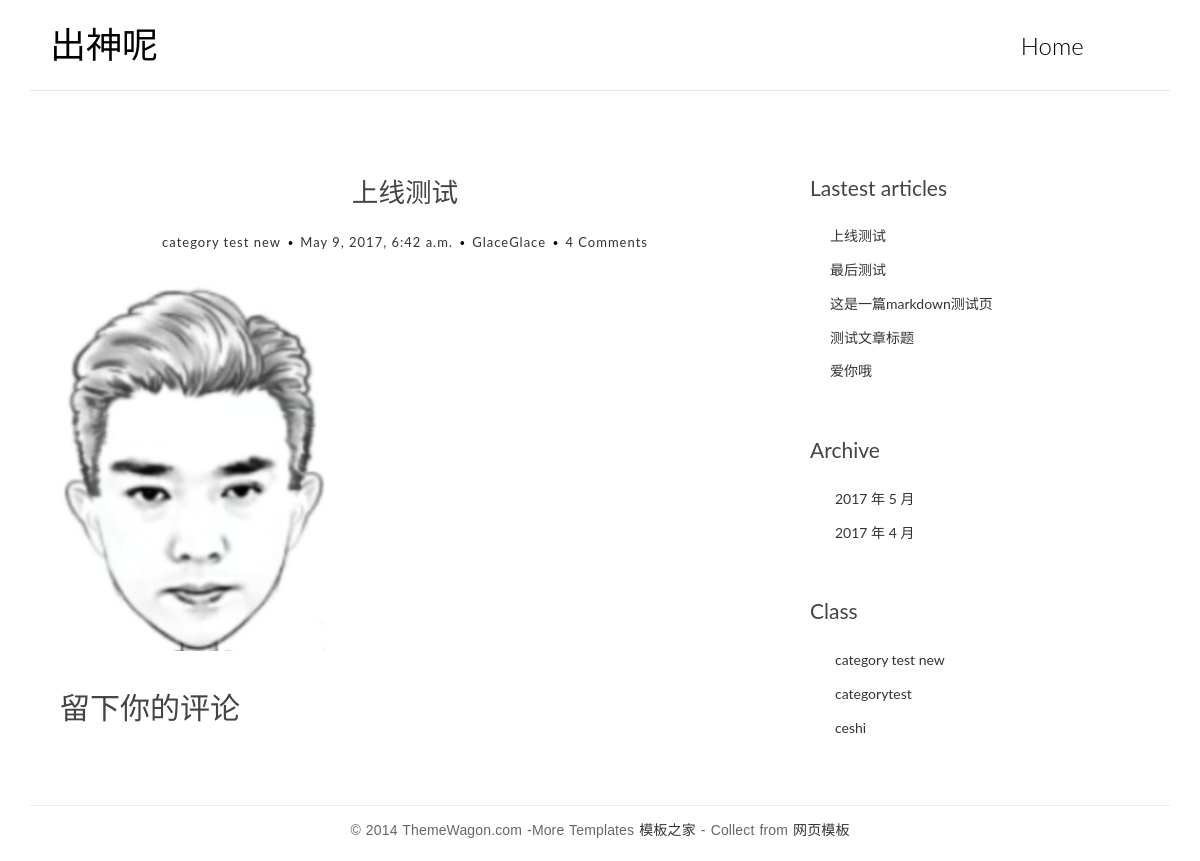
Screenshot of /post/12/ with the database file from the repository.
### app_blog/models.py (models this page shows, shortened)
class Post(models.Model):
	title = models.CharField(max_length=70)
	body = RichTextField()
	created_time = models.DateTimeField()
	modified_time = models.DateTimeField()
	excerpt = models.CharField(max_length=200, blank=True) #文章摘要，内容可以为空
	category = models.ForeignKey(Category)
	tags = models.ManyToManyField(Tag, blank=True)
	author = models.ForeignKey(User)
	def get_absolute_url(self):
		return reverse('app_blog:detail', kwargs={'pk':self.pk})
	class Meta:
		ordering = ['-created_time','title']

class Category(models.Model):
	name = models.CharField(max_length=100)

### app_blog/views.py (the view)
# urls.py: url(r'^post/(?P<pk>[0-9]+)/$', views.detail, name='detail'),#每篇文章的地址
def detail(request, pk):
	post = get_object_or_404(Post, pk=pk)
	post.body = markdown.markdown(post.body,
                                  extensions=[
                                     'markdown.extensions.extra',
                                     'markdown.extensions.codehilite',
                                     'markdown.extensions.toc',
                                  ])
	return render(request, 'app_blog/detail.html', context={'post':post})

### app_blog/templatetags/blog_tags.py (called while the page is built)
@register.simple_tag
def get_recent_posts(num=5):
	return Post.objects.all()[:num]#侧边栏的最近发表

@register.simple_tag
def archives():
	return Post.objects.dates('created_time', 'month', order='DESC')#归档

@register.simple_tag
def get_categories():
	return Category.objects.all()#分类

### templates/app_blog/detail.html (shortened to what this page needs)
{% extends 'base.html' %}
{% block main %}
						<article class="post post-1">
							<header class="entry-header">
								<h1 class="entry-title">{{ post.title }}</h1>
								<div class="entry-meta">
									<span class="post-category"><a href="#">{{ post.category.name }}</a></span>
									<span class="post-date"><a href="#"><time class="entry-date" datetime="{{ post.created_time }}">{{ post.created_time }}</time></a></span>
									<span class="post-author"><a href="#">{{ post.author }}</a></span>
									<span class="comments-link"><a href="#">4 Comments</a></span>
								</div>
							</header>
							<div class="entry-content clearfix">
								{{ post.body|safe }}
							</div>
						</article>
						<section class="comment-area">
							<h2>留下你的评论</h2>
						</section>
{% endblock main %}

### templates/base.html (shortened to what this page needs)
{% load blog_tags %}
<!DOCTYPE html>
<html>
	<head>
	    {% load staticfiles %}
		<link rel="stylesheet" href="{% static 'app_blog/css/bootstrap.min.css' %}">
		<link rel="stylesheet" href="http://code.ionicframework.com/ionicons/2.0.1/css/ionicons.min.css">
		<link rel="stylesheet" href="{% static 'app_blog/css/pace.css' %}">
	    <link rel="stylesheet" href="{% static 'app_blog/css/custom.css' %}">
	    <link rel="stylesheet" href="{% static 'app_blog/css/friendly.css' %}">
	</head>
	<body>
		<div class="container">
			<header id="site-header">
				<div class="row">
					<div class="col-md-4 col-sm-5 col-xs-8">
						<div class="logo">
							<h1><a href={% url 'app_blog:index' %}>出神呢</a></h1>
						</div>
					</div>
					<div class="col-md-8 col-sm-7 col-xs-4">
						<nav class="main-nav" role="navigation">
							<div class="collapse navbar-collapse" id="bs-example-navbar-collapse-1">
  								<ul class="nav navbar-nav navbar-right">
    								<li class="cl-effect-11"><a href={% url 'app_blog:index' %} >Home</a></li>
  								</ul>
							</div>
						</nav>
					</div>
				</div>
			</header>
		</div>
		<div class="content-body">
			<div class="container">
				<div class="row">
					<main class="col-md-8">
						{% block main %}
						{% endblock main %}
					</main>
					<aside class="col-md-4">
						<div class="widget widget-recent-posts">
							<h3 class="widget-title">Lastest articles</h3>
							{% get_recent_posts as recent_post_list %}
							<ul>
								{% for post in recent_post_list %}
								<li>
									<a href="{{ post.get_absolute_url }}">{{ post.title }}</a>
								</li>
								{% endfor %}
							</ul>
						</div>
						<div class="widget widget-archives">
							<h3 class="widget-title">Archive</h3>
							{% archives as date_list %}
							<ul>
								{% for date in date_list %}
								<li>
									<a href="{% url 'app_blog:archives' date.year date.month %}">{{ date.year }} 年 {{ date.month }} 月</a>
								</li>
								{% endfor %}
							</ul>
						</div>
						<div class="widget widget-category">
							<h3 class="widget-title">Class</h3>
							{% get_categories as category_list %}
							<ul>
								{% for category in category_list %}
								<li>
									<a href="{% url 'app_blog:category' category.pk %}">{{ category.name }}</a>
								</li>
								{% endfor %}
							</ul>
						</div>
					</aside>
				</div>
			</div>
		</div>
		<footer id="site-footer">
			<div class="container">
				<div class="row">
					<div class="col-md-12">
						<p class="copyright">&copy; 2014 ThemeWagon.com -More Templates <a href="http://www.cssmoban.com/" target="_blank" title="模板之家">模板之家</a> - Collect from <a href="http://www.cssmoban.com/" title="网页模板" target="_blank">网页模板</a></p>
					</div>
				</div>
			</div>
		</footer>
	</body>
</html>

### app_blog/static/app_blog/css/custom.css (style rules this page uses)
* { outline: none; }
h1, h2, h3, h4, h5, h6 { margin-top: 0; }
a { color: #333; }
body { color: #444; font-family: 'Lato', sans-serif; }
p { font-family: 'Ubuntu', sans-serif; font-weight: 400; word-spacing: 1px; letter-spacing: 0.01em; }
#site-header { background-color: #FFF; padding: 25px 20px; margin-bottom: 40px; border-bottom: 1px solid #e7e7e7; }
.logo h1 a { color: #000; }
.logo h1 { margin: 0; font-family: 'Lato', sans-serif; font-weight: 300; }
.main-nav { margin-top: 11px; max-width: 95%; }
.main-nav a { color: #000000 !important; padding: 0 0 5px 0 !important; margin-right: 30px; font-family: 'Lato', sans-serif; font-weight: 300; font-size: 24px; }
.cl-effect-11 a { padding: 10px 0; color: #0972b4; text-shadow: none; }
.cl-effect-11 a::before { position: absolute; top: 0; left: 0; overflow: hidden; padding: 0 0 5px 0 !important; max-width: 0; border-bottom: 1px solid #000; color: #000; content: attr(data-hover); -webkit-transition: max-width 0.5s; -moz-transition: max-width 0.5s; transition: max-width 0.5s; }
.content-body { padding-bottom: 4em; }
.post, .comment-area { background: #fff; padding: 30px 30px 0; }
.entry-title { text-align: center; font-size: 1.9em; margin-bottom: 20px; line-height: 1.6; padding: 10px 20px 0; }
.entry-meta { text-align: center; color: #DDDDDD; font-size: 13px; letter-spacing: 1px; margin-bottom: 30px; }
.entry-content { font-size: 18px; line-height: 1.9; font-weight: 300; color: #000; }
.post-category, .post-date, .post-author { position: relative; padding-right: 15px; }
.post-category::after, .post-date::after, .post-author::after { position: absolute; content: '.'; color: #000; font-size: 30px; top: -22px; right: 1px; }
.widget { background: #fff; padding: 30px 0 0; }
.widget-title { font-size: 1.5em; margin-bottom: 20px; line-height: 1.6; padding: 10px 0 0; font-weight: 400; }
.widget-recent-posts ul { padding: 0; margin: 0; padding-left: 20px; }
.widget-recent-posts ul li { list-style-type: none; position: relative; line-height: 170%; margin-bottom: 10px; }
.widget-recent-posts ul li::before { content: '\f3d3'; font-family: "Ionicons"; position: absolute; left: -17px; top: 3px; font-size: 16px; color: #000; }
.widget-archives ul { padding: 0; margin: 0; padding-left: 25px; }
.widget-archives ul li { list-style-type: none; position: relative; line-height: 170%; margin-bottom: 10px; }
.widget-archives ul li::before { content: '\f3f3'; font-family: "Ionicons"; position: absolute; left: -25px; top: 1px; font-size: 16px; color: #000; }
.widget-category ul { padding: 0; margin: 0; padding-left: 25px; }
.widget-category ul li { list-style-type: none; position: relative; line-height: 170%; margin-bottom: 10px; }
.widget-category ul li::before { content: '\f3fe'; font-family: "Ionicons"; position: absolute; left: -25px; top: 1px; font-size: 18px; color: #000; }
#site-footer { padding-top: 10px; padding: 0 0 1.5em 0; }
.copyright { text-align: center; padding-top: 1em; margin: 0; border-top: 1px solid #eee; color: #666; }

### rows the page displays
Post: title "上线测试", category.name "category test new", created_time "May 9, 2017, 6:42 a.m.", author "GlaceGlace", body (picture)
Post: title "最后测试"
Post: title "这是一篇markdown测试页"
Post: title "测试文章标题"
Post: title "爱你哦"
Category: name "category test new"
Category: name "categorytest"
Category: name "ceshi"

### other values shown
{{ date.year }} "2017" "2017"
{{ date.month }} "5" "4"
